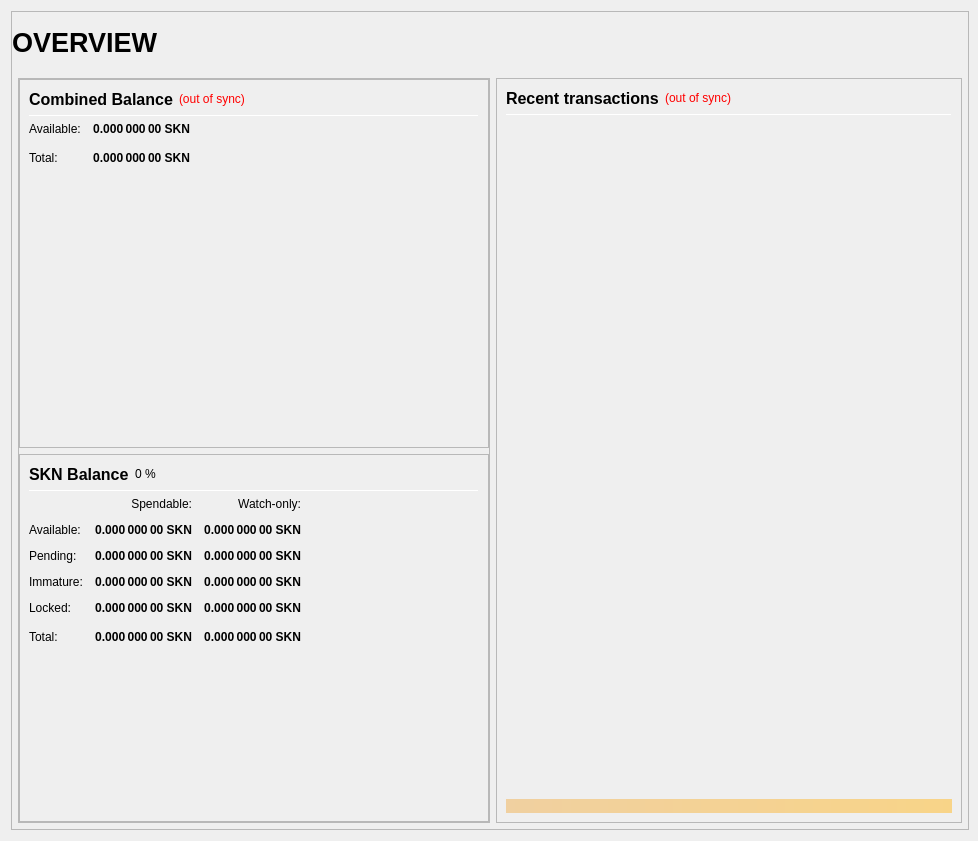
<?xml version="1.0" encoding="UTF-8"?>
<ui version="4.0">
 <class>OverviewPage</class>
 <widget class="QWidget" name="OverviewPage">
  <property name="geometry">
   <rect>
    <x>0</x>
    <y>0</y>
    <width>978</width>
    <height>841</height>
   </rect>
  </property>
  <property name="minimumSize">
   <size>
    <width>960</width>
    <height>682</height>
   </size>
  </property>
  <property name="windowTitle">
   <string>Form</string>
  </property>
  <layout class="QVBoxLayout" name="topLayout" stretch="1">
   <property name="rightMargin">
    <number>9</number>
   </property>
   <item>
    <widget class="QFrame" name="frame_BG">
     <property name="minimumSize">
      <size>
       <width>850</width>
       <height>610</height>
      </size>
     </property>
     <property name="maximumSize">
      <size>
       <width>16777215</width>
       <height>16777215</height>
      </size>
     </property>
     <property name="frameShape">
      <enum>QFrame::StyledPanel</enum>
     </property>
     <property name="frameShadow">
      <enum>QFrame::Raised</enum>
     </property>
     <layout class="QVBoxLayout" name="verticalLayout_3" stretch="1">
      <property name="leftMargin">
       <number>0</number>
      </property>
      <property name="topMargin">
       <number>0</number>
      </property>
      <property name="rightMargin">
       <number>0</number>
      </property>
      <property name="bottomMargin">
       <number>6</number>
      </property>
      <item>
       <layout class="QVBoxLayout" name="verticalLayout_Master" stretch="0,1">
        <property name="margin">
         <number>0</number>
        </property>
        <item>
         <widget class="QFrame" name="frame_Header">
          <layout class="QVBoxLayout" name="verticalLayout_Header" stretch="0">
           <property name="margin">
            <number>0</number>
           </property>
           <item>
            <layout class="QHBoxLayout" name="horizontalLayout_Header" stretch="1,0,1">
             <property name="spacing">
              <number>6</number>
             </property>
             <item>
              <widget class="QLabel" name="labelOverviewHeaderLeft">
               <property name="minimumSize">
                <size>
                 <width>464</width>
                 <height>60</height>
                </size>
               </property>
               <property name="maximumSize">
                <size>
                 <width>16777215</width>
                 <height>60</height>
                </size>
               </property>
               <property name="font">
                <font>
                 <pointsize>20</pointsize>
                 <weight>75</weight>
                 <bold>true</bold>
                </font>
               </property>
               <property name="text">
                <string>OVERVIEW</string>
               </property>
               <property name="alignment">
                <set>Qt::AlignLeading|Qt::AlignLeft|Qt::AlignVCenter</set>
               </property>
              </widget>
             </item>
             <item>
              <spacer name="horizontalSpacer_Header">
               <property name="orientation">
                <enum>Qt::Horizontal</enum>
               </property>
               <property name="sizeHint" stdset="0">
                <size>
                 <width>40</width>
                 <height>20</height>
                </size>
               </property>
              </spacer>
             </item>
             <item>
              <widget class="QLabel" name="labelOverviewHeaderRight">
               <property name="minimumSize">
                <size>
                 <width>464</width>
                 <height>60</height>
                </size>
               </property>
               <property name="maximumSize">
                <size>
                 <width>16777215</width>
                 <height>60</height>
                </size>
               </property>
               <property name="font">
                <font>
                 <pointsize>14</pointsize>
                </font>
               </property>
               <property name="text">
                <string/>
               </property>
               <property name="alignment">
                <set>Qt::AlignRight|Qt::AlignTrailing|Qt::AlignVCenter</set>
               </property>
              </widget>
             </item>
            </layout>
           </item>
          </layout>
         </widget>
        </item>
        <item>
         <widget class="QFrame" name="frame_Content">
          <layout class="QVBoxLayout" name="verticalLayout_Content">
           <property name="leftMargin">
            <number>6</number>
           </property>
           <property name="topMargin">
            <number>0</number>
           </property>
           <property name="rightMargin">
            <number>6</number>
           </property>
           <property name="bottomMargin">
            <number>0</number>
           </property>
           <item>
            <layout class="QHBoxLayout" name="horizontalLayout_Content" stretch="1,1">
             <property name="spacing">
              <number>6</number>
             </property>
             <item>
              <layout class="QVBoxLayout" name="verticalLayout_left" stretch="1">
               <item>
                <widget class="QFrame" name="frameObfuscation">
                 <property name="minimumSize">
                  <size>
                   <width>0</width>
                   <height>0</height>
                  </size>
                 </property>
                 <property name="frameShape">
                  <enum>QFrame::StyledPanel</enum>
                 </property>
                 <property name="frameShadow">
                  <enum>QFrame::Raised</enum>
                 </property>
                 <layout class="QVBoxLayout" name="verticalLayout" stretch="0,0,0">
                  <property name="margin">
                   <number>0</number>
                  </property>
                  <item>
                   <widget class="QFrame" name="frame_CombinedBalances">
                    <property name="minimumSize">
                     <size>
                      <width>470</width>
                      <height>0</height>
                     </size>
                    </property>
                    <property name="frameShape">
                     <enum>QFrame::StyledPanel</enum>
                    </property>
                    <property name="frameShadow">
                     <enum>QFrame::Raised</enum>
                    </property>
                    <layout class="QVBoxLayout" name="verticalLayout_5">
                     <item>
                      <layout class="QHBoxLayout" name="horizontalLayout_5" stretch="0,0,0">
                       <item>
                        <widget class="QLabel" name="label_5z">
                         <property name="minimumSize">
                          <size>
                           <width>0</width>
                           <height>20</height>
                          </size>
                         </property>
                         <property name="font">
                          <font>
                           <pointsize>12</pointsize>
                           <weight>75</weight>
                           <bold>true</bold>
                          </font>
                         </property>
                         <property name="toolTip">
                          <string>Combined Balance (including unconfirmed and immature coins)</string>
                         </property>
                         <property name="text">
                          <string>Combined Balance</string>
                         </property>
                        </widget>
                       </item>
                       <item>
                        <widget class="QLabel" name="labelWalletStatus">
                         <property name="cursor">
                          <cursorShape>WhatsThisCursor</cursorShape>
                         </property>
                         <property name="toolTip">
                          <string>The displayed information may be out of date. Your wallet automatically synchronizes with the SKN network after a connection is established, but this process has not completed yet.</string>
                         </property>
                         <property name="styleSheet">
                          <string notr="true">QLabel { color: red; }</string>
                         </property>
                         <property name="text">
                          <string notr="true">(out of sync)</string>
                         </property>
                         <property name="alignment">
                          <set>Qt::AlignLeading|Qt::AlignLeft|Qt::AlignVCenter</set>
                         </property>
                        </widget>
                       </item>
                       <item>
                        <spacer name="horizontalSpacer_1">
                         <property name="orientation">
                          <enum>Qt::Horizontal</enum>
                         </property>
                         <property name="sizeHint" stdset="0">
                          <size>
                           <width>40</width>
                           <height>20</height>
                          </size>
                         </property>
                        </spacer>
                       </item>
                      </layout>
                     </item>
                     <item>
                      <widget class="Line" name="line_CombinedBalance">
                       <property name="minimumSize">
                        <size>
                         <width>0</width>
                         <height>1</height>
                        </size>
                       </property>
                       <property name="maximumSize">
                        <size>
                         <width>16777215</width>
                         <height>1</height>
                        </size>
                       </property>
                       <property name="orientation">
                        <enum>Qt::Horizontal</enum>
                       </property>
                      </widget>
                     </item>
                     <item>
                      <layout class="QGridLayout" name="gridLayout_3">
                       <property name="spacing">
                        <number>12</number>
                       </property>
                       <item row="1" column="0">
                        <widget class="QLabel" name="labelBalanceTextz">
                         <property name="text">
                          <string>Available:</string>
                         </property>
                        </widget>
                       </item>
                       <item row="1" column="1">
                        <widget class="QLabel" name="labelBalancez">
                         <property name="font">
                          <font>
                           <weight>75</weight>
                           <bold>true</bold>
                          </font>
                         </property>
                         <property name="cursor">
                          <cursorShape>IBeamCursor</cursorShape>
                         </property>
                         <property name="toolTip">
                          <string>Your current spendable balance</string>
                         </property>
                         <property name="text">
                          <string notr="true">0.000 000 00 SKN</string>
                         </property>
                         <property name="alignment">
                          <set>Qt::AlignRight|Qt::AlignTrailing|Qt::AlignVCenter</set>
                         </property>
                         <property name="textInteractionFlags">
                          <set>Qt::LinksAccessibleByMouse|Qt::TextSelectableByKeyboard|Qt::TextSelectableByMouse</set>
                         </property>
                        </widget>
                       </item>
                       <item row="2" column="0">
                        <widget class="QLabel" name="labelTotalTextz">
                         <property name="text">
                          <string>Total:</string>
                         </property>
                        </widget>
                       </item>
                       <item row="2" column="1">
                        <widget class="QLabel" name="labelTotalz">
                         <property name="font">
                          <font>
                           <weight>75</weight>
                           <bold>true</bold>
                          </font>
                         </property>
                         <property name="cursor">
                          <cursorShape>IBeamCursor</cursorShape>
                         </property>
                         <property name="toolTip">
                          <string>Total Balance, including all unavailable coins.</string>
                         </property>
                         <property name="text">
                          <string notr="true">0.000 000 00 SKN</string>
                         </property>
                         <property name="alignment">
                          <set>Qt::AlignRight|Qt::AlignTrailing|Qt::AlignVCenter</set>
                         </property>
                         <property name="textInteractionFlags">
                          <set>Qt::LinksAccessibleByMouse|Qt::TextSelectableByKeyboard|Qt::TextSelectableByMouse</set>
                         </property>
                        </widget>
                       </item>
                       <item row="2" column="3">
                        <spacer name="horizontalSpacer_2">
                         <property name="orientation">
                          <enum>Qt::Horizontal</enum>
                         </property>
                         <property name="sizeHint" stdset="0">
                          <size>
                           <width>40</width>
                           <height>20</height>
                          </size>
                         </property>
                        </spacer>
                       </item>
                      </layout>
                     </item>
                     <item>
                      <spacer name="verticalSpacer_1">
                       <property name="orientation">
                        <enum>Qt::Vertical</enum>
                       </property>
                       <property name="sizeHint" stdset="0">
                        <size>
                         <width>20</width>
                         <height>40</height>
                        </size>
                       </property>
                      </spacer>
                     </item>
                    </layout>
                   </widget>
                  </item>
                  <item>
                   <widget class="QFrame" name="frame_Balances">
                    <property name="frameShape">
                     <enum>QFrame::StyledPanel</enum>
                    </property>
                    <property name="frameShadow">
                     <enum>QFrame::Raised</enum>
                    </property>
                    <layout class="QVBoxLayout" name="verticalLayout_4">
                     <item>
                      <layout class="QHBoxLayout" name="horizontalLayout_4">
                       <item>
                        <widget class="QLabel" name="label_5">
                         <property name="minimumSize">
                          <size>
                           <width>0</width>
                           <height>20</height>
                          </size>
                         </property>
                         <property name="font">
                          <font>
                           <pointsize>12</pointsize>
                           <weight>75</weight>
                           <bold>true</bold>
                          </font>
                         </property>
                         <property name="text">
                          <string>SKN Balance</string>
                         </property>
                        </widget>
                       </item>
                       <item>
                        <widget class="QLabel" name="labelSKNPercent">
                         <property name="text">
                          <string notr="true">0 %</string>
                         </property>
                        </widget>
                       </item>
                       <item>
                        <spacer name="horizontalSpacer_3">
                         <property name="orientation">
                          <enum>Qt::Horizontal</enum>
                         </property>
                         <property name="sizeHint" stdset="0">
                          <size>
                           <width>40</width>
                           <height>20</height>
                          </size>
                         </property>
                        </spacer>
                       </item>
                      </layout>
                     </item>
                     <item>
                      <widget class="Line" name="line_Balance">
                       <property name="minimumSize">
                        <size>
                         <width>0</width>
                         <height>1</height>
                        </size>
                       </property>
                       <property name="maximumSize">
                        <size>
                         <width>16777215</width>
                         <height>1</height>
                        </size>
                       </property>
                       <property name="orientation">
                        <enum>Qt::Horizontal</enum>
                       </property>
                      </widget>
                     </item>
                     <item>
                      <layout class="QGridLayout" name="gridLayout">
                       <property name="spacing">
                        <number>12</number>
                       </property>
                       <item row="0" column="1">
                        <widget class="QLabel" name="labelSpendable">
                         <property name="text">
                          <string>Spendable:</string>
                         </property>
                         <property name="alignment">
                          <set>Qt::AlignRight|Qt::AlignTrailing|Qt::AlignVCenter</set>
                         </property>
                        </widget>
                       </item>
                       <item row="0" column="2">
                        <widget class="QLabel" name="labelWatchonly">
                         <property name="text">
                          <string>Watch-only:</string>
                         </property>
                         <property name="alignment">
                          <set>Qt::AlignRight|Qt::AlignTrailing|Qt::AlignVCenter</set>
                         </property>
                        </widget>
                       </item>
                       <item row="1" column="0">
                        <widget class="QLabel" name="labelBalanceText">
                         <property name="text">
                          <string>Available:</string>
                         </property>
                        </widget>
                       </item>
                       <item row="1" column="1">
                        <widget class="QLabel" name="labelBalance">
                         <property name="font">
                          <font>
                           <weight>75</weight>
                           <bold>true</bold>
                          </font>
                         </property>
                         <property name="cursor">
                          <cursorShape>IBeamCursor</cursorShape>
                         </property>
                         <property name="toolTip">
                          <string>Your current spendable balance</string>
                         </property>
                         <property name="text">
                          <string notr="true">0.000 000 00 SKN</string>
                         </property>
                         <property name="alignment">
                          <set>Qt::AlignRight|Qt::AlignTrailing|Qt::AlignVCenter</set>
                         </property>
                         <property name="textInteractionFlags">
                          <set>Qt::LinksAccessibleByMouse|Qt::TextSelectableByKeyboard|Qt::TextSelectableByMouse</set>
                         </property>
                        </widget>
                       </item>
                       <item row="1" column="2">
                        <widget class="QLabel" name="labelWatchAvailable">
                         <property name="font">
                          <font>
                           <weight>75</weight>
                           <bold>true</bold>
                          </font>
                         </property>
                         <property name="cursor">
                          <cursorShape>IBeamCursor</cursorShape>
                         </property>
                         <property name="toolTip">
                          <string>Your current balance in watch-only addresses</string>
                         </property>
                         <property name="text">
                          <string notr="true">0.000 000 00 SKN</string>
                         </property>
                         <property name="alignment">
                          <set>Qt::AlignRight|Qt::AlignTrailing|Qt::AlignVCenter</set>
                         </property>
                         <property name="textInteractionFlags">
                          <set>Qt::LinksAccessibleByMouse|Qt::TextSelectableByKeyboard|Qt::TextSelectableByMouse</set>
                         </property>
                        </widget>
                       </item>
                       <item row="2" column="0">
                        <widget class="QLabel" name="labelPendingText">
                         <property name="text">
                          <string>Pending:</string>
                         </property>
                        </widget>
                       </item>
                       <item row="2" column="1">
                        <widget class="QLabel" name="labelUnconfirmed">
                         <property name="font">
                          <font>
                           <weight>75</weight>
                           <bold>true</bold>
                          </font>
                         </property>
                         <property name="cursor">
                          <cursorShape>IBeamCursor</cursorShape>
                         </property>
                         <property name="toolTip">
                          <string>Total of transactions that have yet to be confirmed, and do not yet count toward the spendable balance</string>
                         </property>
                         <property name="text">
                          <string notr="true">0.000 000 00 SKN</string>
                         </property>
                         <property name="alignment">
                          <set>Qt::AlignRight|Qt::AlignTrailing|Qt::AlignVCenter</set>
                         </property>
                         <property name="textInteractionFlags">
                          <set>Qt::LinksAccessibleByMouse|Qt::TextSelectableByKeyboard|Qt::TextSelectableByMouse</set>
                         </property>
                        </widget>
                       </item>
                       <item row="2" column="2">
                        <widget class="QLabel" name="labelWatchPending">
                         <property name="font">
                          <font>
                           <weight>75</weight>
                           <bold>true</bold>
                          </font>
                         </property>
                         <property name="cursor">
                          <cursorShape>IBeamCursor</cursorShape>
                         </property>
                         <property name="toolTip">
                          <string>Unconfirmed transactions to watch-only addresses</string>
                         </property>
                         <property name="text">
                          <string notr="true">0.000 000 00 SKN</string>
                         </property>
                         <property name="alignment">
                          <set>Qt::AlignRight|Qt::AlignTrailing|Qt::AlignVCenter</set>
                         </property>
                         <property name="textInteractionFlags">
                          <set>Qt::LinksAccessibleByMouse|Qt::TextSelectableByKeyboard|Qt::TextSelectableByMouse</set>
                         </property>
                        </widget>
                       </item>
                       <item row="3" column="0">
                        <widget class="QLabel" name="labelImmatureText">
                         <property name="text">
                          <string>Immature:</string>
                         </property>
                        </widget>
                       </item>
                       <item row="3" column="1">
                        <widget class="QLabel" name="labelImmature">
                         <property name="font">
                          <font>
                           <weight>75</weight>
                           <bold>true</bold>
                          </font>
                         </property>
                         <property name="cursor">
                          <cursorShape>IBeamCursor</cursorShape>
                         </property>
                         <property name="toolTip">
                          <string>Staked or masternode rewards that has not yet matured</string>
                         </property>
                         <property name="text">
                          <string notr="true">0.000 000 00 SKN</string>
                         </property>
                         <property name="alignment">
                          <set>Qt::AlignRight|Qt::AlignTrailing|Qt::AlignVCenter</set>
                         </property>
                         <property name="textInteractionFlags">
                          <set>Qt::LinksAccessibleByMouse|Qt::TextSelectableByKeyboard|Qt::TextSelectableByMouse</set>
                         </property>
                        </widget>
                       </item>
                       <item row="3" column="2">
                        <widget class="QLabel" name="labelWatchImmature">
                         <property name="font">
                          <font>
                           <weight>75</weight>
                           <bold>true</bold>
                          </font>
                         </property>
                         <property name="cursor">
                          <cursorShape>IBeamCursor</cursorShape>
                         </property>
                         <property name="toolTip">
                          <string>Staked or masternode rewards in watch-only addresses that has not yet matured</string>
                         </property>
                         <property name="text">
                          <string notr="true">0.000 000 00 SKN</string>
                         </property>
                         <property name="alignment">
                          <set>Qt::AlignRight|Qt::AlignTrailing|Qt::AlignVCenter</set>
                         </property>
                         <property name="textInteractionFlags">
                          <set>Qt::LinksAccessibleByMouse|Qt::TextSelectableByKeyboard|Qt::TextSelectableByMouse</set>
                         </property>
                        </widget>
                       </item>
                       <item row="4" column="0">
                        <widget class="QLabel" name="labelLockedBalanceText">
                         <property name="toolTip">
                          <string>Locked SKN or Masternode collaterals. These are excluded from zSKN minting.</string>
                         </property>
                         <property name="text">
                          <string>Locked:</string>
                         </property>
                        </widget>
                       </item>
                       <item row="4" column="1">
                        <widget class="QLabel" name="labelLockedBalance">
                         <property name="font">
                          <font>
                           <weight>75</weight>
                           <bold>true</bold>
                          </font>
                         </property>
                         <property name="cursor">
                          <cursorShape>IBeamCursor</cursorShape>
                         </property>
                         <property name="toolTip">
                          <string>Locked SKN or Masternode collaterals. These are excluded from zSKN minting.</string>
                         </property>
                         <property name="text">
                          <string notr="true">0.000 000 00 SKN</string>
                         </property>
                         <property name="alignment">
                          <set>Qt::AlignRight|Qt::AlignTrailing|Qt::AlignVCenter</set>
                         </property>
                         <property name="textInteractionFlags">
                          <set>Qt::LinksAccessibleByMouse|Qt::TextSelectableByKeyboard|Qt::TextSelectableByMouse</set>
                         </property>
                        </widget>
                       </item>
                       <item row="4" column="2">
                        <widget class="QLabel" name="labelWatchLocked">
                         <property name="font">
                          <font>
                           <weight>75</weight>
                           <bold>true</bold>
                          </font>
                         </property>
                         <property name="cursor">
                          <cursorShape>IBeamCursor</cursorShape>
                         </property>
                         <property name="toolTip">
                          <string>Current locked balance in watch-only addresses</string>
                         </property>
                         <property name="text">
                          <string notr="true">0.000 000 00 SKN</string>
                         </property>
                         <property name="alignment">
                          <set>Qt::AlignRight|Qt::AlignTrailing|Qt::AlignVCenter</set>
                         </property>
                         <property name="textInteractionFlags">
                          <set>Qt::LinksAccessibleByMouse|Qt::TextSelectableByKeyboard|Qt::TextSelectableByMouse</set>
                         </property>
                        </widget>
                       </item>
                       <item row="5" column="0">
                        <widget class="QLabel" name="labelTotalText">
                         <property name="toolTip">
                          <string>Your current SKN balance, unconfirmed and immature transactions included</string>
                         </property>
                         <property name="text">
                          <string>Total:</string>
                         </property>
                        </widget>
                       </item>
                       <item row="5" column="1">
                        <widget class="QLabel" name="labelTotal">
                         <property name="font">
                          <font>
                           <weight>75</weight>
                           <bold>true</bold>
                          </font>
                         </property>
                         <property name="cursor">
                          <cursorShape>IBeamCursor</cursorShape>
                         </property>
                         <property name="toolTip">
                          <string>Your current SKN balance, unconfirmed and immature transactions included</string>
                         </property>
                         <property name="text">
                          <string notr="true">0.000 000 00 SKN</string>
                         </property>
                         <property name="alignment">
                          <set>Qt::AlignRight|Qt::AlignTrailing|Qt::AlignVCenter</set>
                         </property>
                         <property name="textInteractionFlags">
                          <set>Qt::LinksAccessibleByMouse|Qt::TextSelectableByKeyboard|Qt::TextSelectableByMouse</set>
                         </property>
                        </widget>
                       </item>
                       <item row="5" column="2">
                        <widget class="QLabel" name="labelWatchTotal">
                         <property name="font">
                          <font>
                           <weight>75</weight>
                           <bold>true</bold>
                          </font>
                         </property>
                         <property name="cursor">
                          <cursorShape>IBeamCursor</cursorShape>
                         </property>
                         <property name="toolTip">
                          <string>Current total balance in watch-only addresses</string>
                         </property>
                         <property name="text">
                          <string notr="true">0.000 000 00 SKN</string>
                         </property>
                         <property name="alignment">
                          <set>Qt::AlignRight|Qt::AlignTrailing|Qt::AlignVCenter</set>
                         </property>
                         <property name="textInteractionFlags">
                          <set>Qt::LinksAccessibleByMouse|Qt::TextSelectableByKeyboard|Qt::TextSelectableByMouse</set>
                         </property>
                        </widget>
                       </item>
                       <item row="5" column="3">
                        <spacer name="horizontalSpacer_9">
                         <property name="orientation">
                          <enum>Qt::Horizontal</enum>
                         </property>
                         <property name="sizeHint" stdset="0">
                          <size>
                           <width>40</width>
                           <height>20</height>
                          </size>
                         </property>
                        </spacer>
                       </item>
                      </layout>
                     </item>
                     <item>
                      <spacer name="verticalSpacer_3">
                       <property name="orientation">
                        <enum>Qt::Vertical</enum>
                       </property>
                       <property name="sizeHint" stdset="0">
                        <size>
                         <width>20</width>
                         <height>40</height>
                        </size>
                       </property>
                      </spacer>
                     </item>
                    </layout>
                   </widget>
                  </item>
                 </layout>
                </widget>
               </item>
              </layout>
             </item>
             <item>
              <layout class="QVBoxLayout" name="verticalLayout_right" stretch="1">
               <item>
                <widget class="QFrame" name="frame_RecentTransactions">
                 <property name="minimumSize">
                  <size>
                   <width>0</width>
                   <height>0</height>
                  </size>
                 </property>
                 <property name="frameShape">
                  <enum>QFrame::StyledPanel</enum>
                 </property>
                 <property name="frameShadow">
                  <enum>QFrame::Raised</enum>
                 </property>
                 <layout class="QVBoxLayout" name="verticalLayout_1" stretch="0,0,0,0,0">
                  <item>
                   <layout class="QHBoxLayout" name="horizontalLayout_2">
                    <item>
                     <widget class="QLabel" name="label_4">
                      <property name="minimumSize">
                       <size>
                        <width>0</width>
                        <height>20</height>
                       </size>
                      </property>
                      <property name="font">
                       <font>
                        <pointsize>12</pointsize>
                        <weight>75</weight>
                        <bold>true</bold>
                       </font>
                      </property>
                      <property name="text">
                       <string>Recent transactions</string>
                      </property>
                     </widget>
                    </item>
                    <item>
                     <widget class="QLabel" name="labelTransactionsStatus">
                      <property name="cursor">
                       <cursorShape>WhatsThisCursor</cursorShape>
                      </property>
                      <property name="toolTip">
                       <string>The displayed information may be out of date. Your wallet automatically synchronizes with the SKN network after a connection is established, but this process has not completed yet.</string>
                      </property>
                      <property name="styleSheet">
                       <string notr="true">QLabel { color: red; }</string>
                      </property>
                      <property name="text">
                       <string notr="true">(out of sync)</string>
                      </property>
                      <property name="alignment">
                       <set>Qt::AlignRight|Qt::AlignTrailing|Qt::AlignVCenter</set>
                      </property>
                     </widget>
                    </item>
                    <item>
                     <spacer name="horizontalSpacer">
                      <property name="orientation">
                       <enum>Qt::Horizontal</enum>
                      </property>
                      <property name="sizeHint" stdset="0">
                       <size>
                        <width>40</width>
                        <height>20</height>
                       </size>
                      </property>
                     </spacer>
                    </item>
                   </layout>
                  </item>
                  <item>
                   <widget class="Line" name="line">
                    <property name="minimumSize">
                     <size>
                      <width>0</width>
                      <height>1</height>
                     </size>
                    </property>
                    <property name="maximumSize">
                     <size>
                      <width>16777215</width>
                      <height>1</height>
                     </size>
                    </property>
                    <property name="orientation">
                     <enum>Qt::Horizontal</enum>
                    </property>
                   </widget>
                  </item>
                  <item>
                   <widget class="QListView" name="listTransactions">
                    <property name="minimumSize">
                     <size>
                      <width>0</width>
                      <height>0</height>
                     </size>
                    </property>
                    <property name="styleSheet">
                     <string notr="true">QListView { background: transparent; }</string>
                    </property>
                    <property name="frameShape">
                     <enum>QFrame::NoFrame</enum>
                    </property>
                    <property name="verticalScrollBarPolicy">
                     <enum>Qt::ScrollBarAlwaysOff</enum>
                    </property>
                    <property name="horizontalScrollBarPolicy">
                     <enum>Qt::ScrollBarAlwaysOff</enum>
                    </property>
                    <property name="selectionMode">
                     <enum>QAbstractItemView::NoSelection</enum>
                    </property>
                   </widget>
                  </item>
                  <item>
                   <spacer name="verticalSpacer_2">
                    <property name="orientation">
                     <enum>Qt::Vertical</enum>
                    </property>
                    <property name="sizeType">
                     <enum>QSizePolicy::Expanding</enum>
                    </property>
                    <property name="sizeHint" stdset="0">
                     <size>
                      <width>20</width>
                      <height>40</height>
                     </size>
                    </property>
                   </spacer>
                  </item>
                  <item>
                   <widget class="QLabel" name="labelAlerts">
                    <property name="maximumSize">
                     <size>
                      <width>16777215</width>
                      <height>16777215</height>
                     </size>
                    </property>
                    <property name="styleSheet">
                     <string notr="true">background-color: qlineargradient(x1: 0, y1: 0, x2: 1, y2: 0, stop:0 #F0D0A0, stop:1 #F8D488); color:#000000;</string>
                    </property>
                    <property name="text">
                     <string/>
                    </property>
                    <property name="wordWrap">
                     <bool>true</bool>
                    </property>
                    <property name="margin">
                     <number>3</number>
                    </property>
                   </widget>
                  </item>
                 </layout>
                </widget>
               </item>
              </layout>
             </item>
            </layout>
           </item>
          </layout>
         </widget>
        </item>
       </layout>
      </item>
     </layout>
    </widget>
   </item>
  </layout>
 </widget>
 <resources/>
 <connections/>
</ui>
